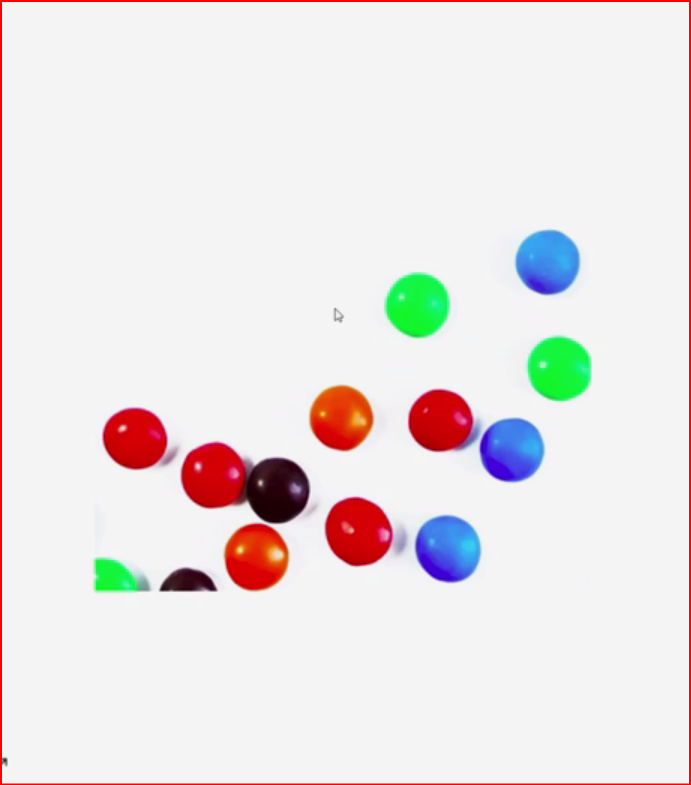
#> input picture 21.Morphological Transformations/assets/smarties.png, 691 x 785 px
$ python main.py
#> lines starting #> are read from the running program, lines starting #| are printed output that depends on the picture; after the words box and inside, x2 and y2 are one past the last pixel; in counts of white or black regions, pixels touching at a corner belong together
import cv2 as cv
import numpy as np
import os


def isExists(path: str):
    if os.path.exists(path):
        print("exists")


url="assets"
imageName="smarties.png"

path=f"{url}/{imageName}"

isExists(path)

img=cv.imread(path,-1)
#> img is the input picture: shape (785, 691, 4); mean B, G, R, A 229.3, 228.5, 235.2, 255
img=cv.resize(img,(500,600))
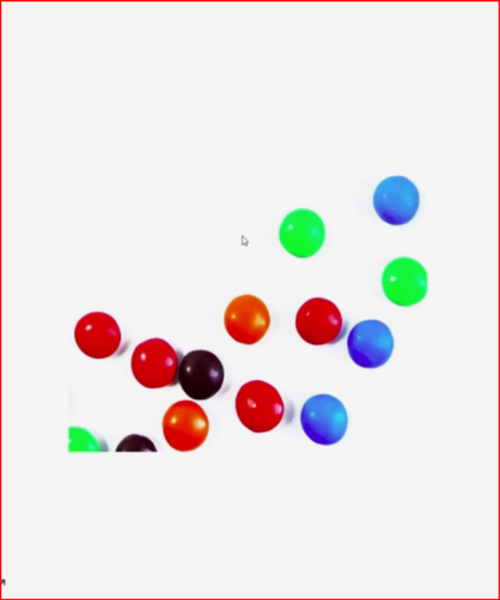
#> img: shape (600, 500, 4); mean B, G, R, A 229.3, 228.5, 235.2, 255
img=cv.cvtColor(img,cv.COLOR_BGR2GRAY)
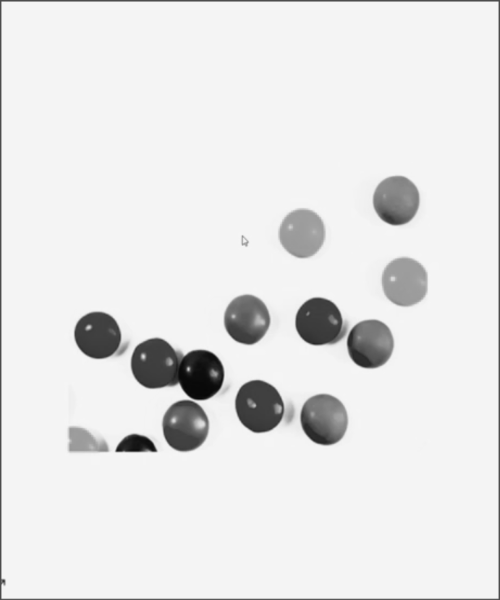
#> img: shape (600, 500); min 7, max 245, mean 230.3


_,mask=cv.threshold(img,220,255,cv.THRESH_BINARY_INV)
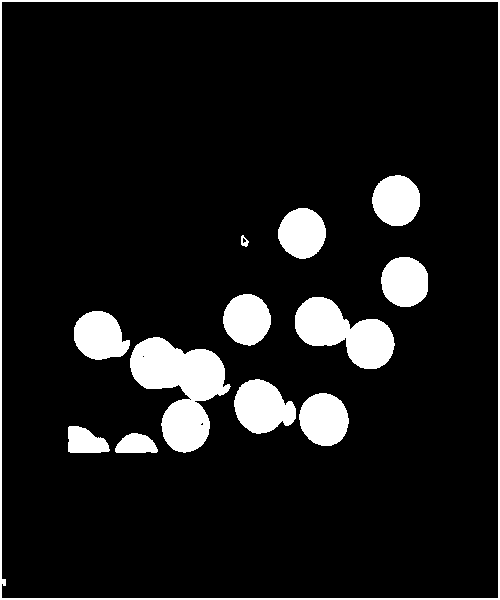
#> mask: shape (600, 500); 10.1% white; 13 white regions, largest, box (x1, y1, x2, y2) and area: (130, 337, 231, 453) 6227, (0, 0, 500, 600) 4410, (295, 297, 395, 369) 4022

kernal=np.ones((5,5),np.uint8)

dilation=cv.dilate(mask,kernal,iterations=2)#good but increass the balls size because if any pixels under the kernal
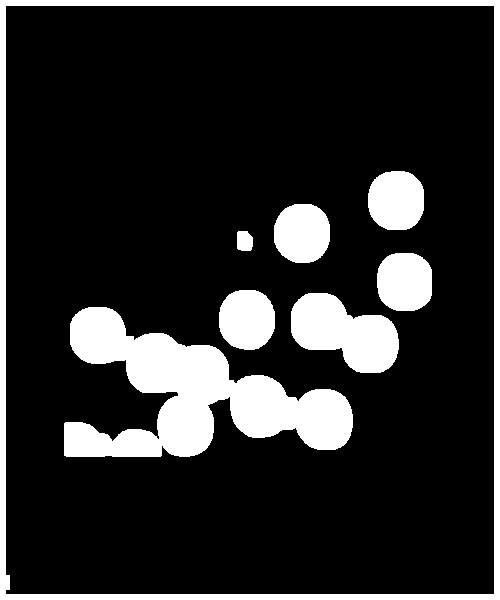
#> dilation: shape (600, 500); 16.7% white; 8 white regions, largest, box (x1, y1, x2, y2) and area: (64, 307, 353, 457) 20113, (0, 0, 500, 600) 13116, (291, 293, 399, 373) 5560
erode=cv.erode(mask,kernal,iterations=2)#it encode the balls because if all pixels under the karnal not one erod
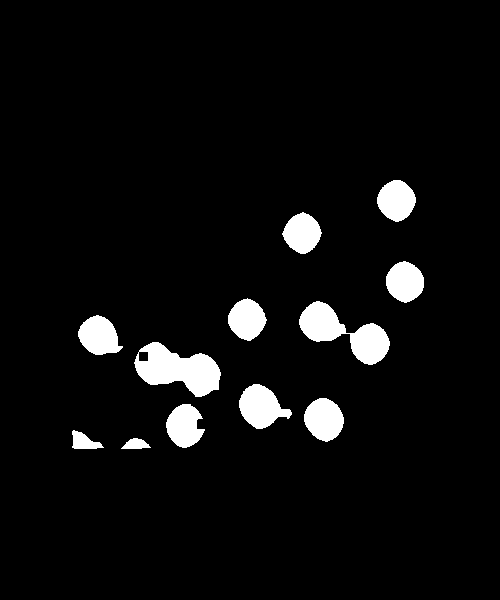
#> erode: shape (600, 500); 5.3% white; 12 white regions, largest, box (x1, y1, x2, y2) and area: (134, 342, 221, 397) 2790, (299, 301, 390, 365) 2564, (239, 384, 292, 429) 1464
opening=cv.morphologyEx(mask,cv.MORPH_OPEN,kernal,iterations=2)# erosion dilation
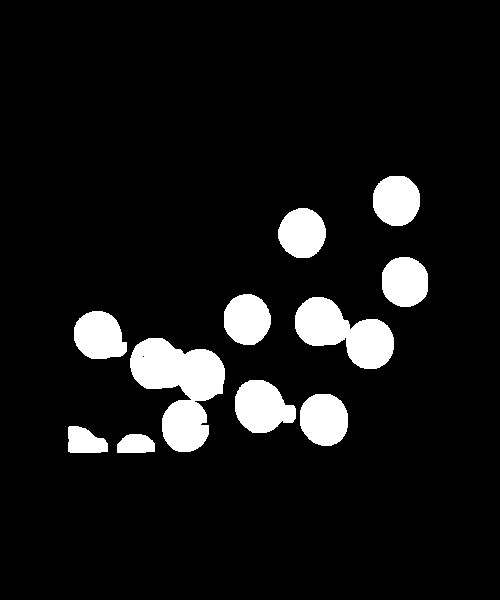
#> opening: shape (600, 500); 8.5% white; 11 white regions, largest, box (x1, y1, x2, y2) and area: (130, 338, 225, 452) 6111, (295, 297, 394, 369) 4012, (235, 380, 296, 433) 2328
closeing=cv.morphologyEx(mask,cv.MORPH_CLOSE,kernal,iterations=2)#dilation erosion
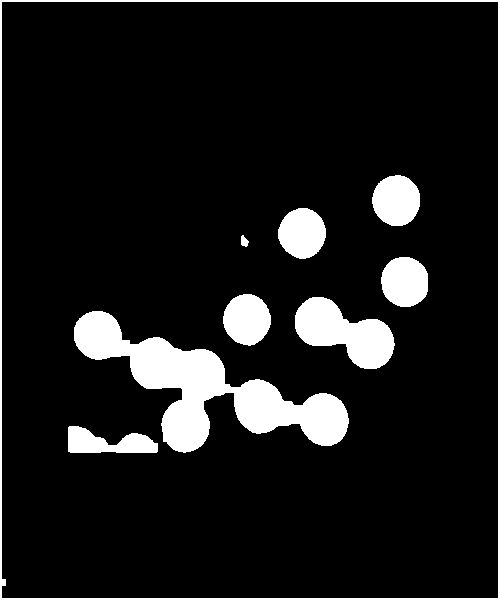
#> closeing: shape (600, 500); 10.3% white; 9 white regions, largest, box (x1, y1, x2, y2) and area: (74, 311, 349, 453) 13080, (0, 0, 500, 600) 4412, (295, 297, 395, 369) 4072


cv.imshow("img",img)
cv.imshow("mask",mask)
cv.imshow("dilation",dilation)
cv.imshow("erode",erode)
cv.imshow("opening",opening)
cv.imshow("closeing",closeing)

k=cv.waitKey(0)
#> (key Esc is pressed here)
if k==27:
    cv.destroyAllWindows()
